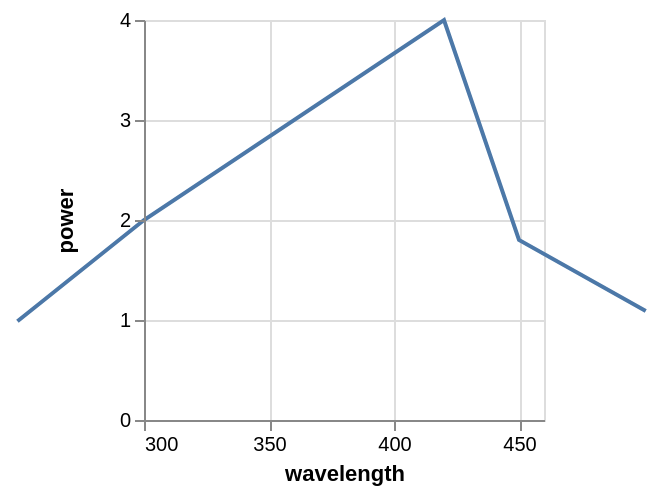

Vega-Lite specification stored for this chart:
### Vega specification from a JSON file in a GitHub repository (floating-point values rounded to 4 significant figures)
{"$schema": "https://vega.github.io/schema/vega/v3.0.json", "autosize": "pad", "padding": 5, "width": 200, "height": 200, "style": "cell", "data": [{"name": "source_0", "values": [{"wavelength": 250, "power": 1}, {"wavelength": 300, "power": 2}, {"wavelength": 420, "power": 4}, {"wavelength": 450, "power": 1.8}, {"wavelength": 500, "power": 1.1}]}, {"name": "data_0", "source": "source_0", "transform": [{"type": "formula", "expr": "toNumber(datum[\"wavelength\"])", "as": "wavelength"}, {"type": "formula", "expr": "toNumber(datum[\"power\"])", "as": "power"}]}], "marks": [{"name": "marks", "type": "line", "style": ["line"], "sort": {"field": "datum[\"wavelength\"]", "order": "descending"}, "from": {"data": "data_0"}, "encode": {"update": {"stroke": {"value": "#4c78a8"}, "x": {"scale": "x", "field": "wavelength"}, "y": {"scale": "y", "field": "power"}, "defined": {"signal": "datum[\"wavelength\"] !== null && !isNaN(datum[\"wavelength\"]) && datum[\"power\"] !== null && !isNaN(datum[\"power\"])"}}}}], "scales": [{"name": "x", "type": "linear", "domain": [300, 450], "range": [0, {"signal": "width"}], "nice": true, "zero": false}, {"name": "y", "type": "linear", "domain": {"data": "data_0", "field": "power"}, "range": [{"signal": "height"}, 0], "nice": true, "zero": true}], "axes": [{"scale": "x", "orient": "bottom", "title": "wavelength", "labelFlush": true, "labelOverlap": true, "tickCount": {"signal": "ceil(width/40)"}, "zindex": 1}, {"scale": "x", "orient": "bottom", "grid": true, "tickCount": {"signal": "ceil(width/40)"}, "gridScale": "y", "domain": false, "labels": false, "maxExtent": 0, "minExtent": 0, "ticks": false, "zindex": 0}, {"scale": "y", "orient": "left", "title": "power", "labelOverlap": true, "tickCount": {"signal": "ceil(height/40)"}, "zindex": 1}, {"scale": "y", "orient": "left", "grid": true, "tickCount": {"signal": "ceil(height/40)"}, "gridScale": "x", "domain": false, "labels": false, "maxExtent": 0, "minExtent": 0, "ticks": false, "zindex": 0}], "config": {"axisY": {"minExtent": 30}, "style": {"line": {"strokeCap": "square"}}}}
